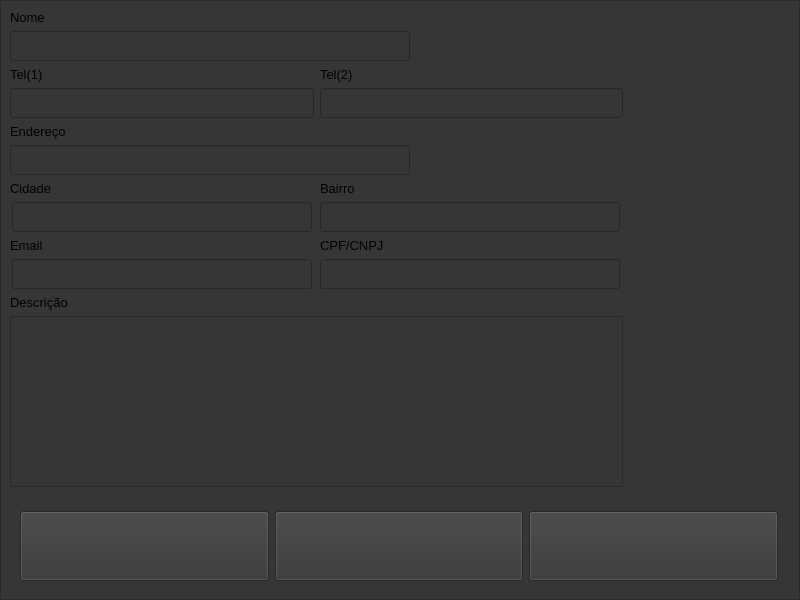
        <widget class="QWidget" name="add_client">
         <property name="minimumSize">
          <size>
           <width>0</width>
           <height>0</height>
          </size>
         </property>
         <layout class="QHBoxLayout" name="horizontalLayout_33">
          <property name="spacing">
           <number>0</number>
          </property>
          <property name="leftMargin">
           <number>0</number>
          </property>
          <property name="topMargin">
           <number>0</number>
          </property>
          <property name="rightMargin">
           <number>0</number>
          </property>
          <property name="bottomMargin">
           <number>0</number>
          </property>
          <item>
           <widget class="QFrame" name="frame_8">
            <property name="sizePolicy">
             <sizepolicy hsizetype="Maximum" vsizetype="Maximum">
              <horstretch>0</horstretch>
              <verstretch>0</verstretch>
             </sizepolicy>
            </property>
            <property name="minimumSize">
             <size>
              <width>800</width>
              <height>600</height>
             </size>
            </property>
            <property name="styleSheet">
             <string notr="true">background-color: rgb(54, 54, 54);</string>
            </property>
            <property name="frameShape">
             <enum>QFrame::StyledPanel</enum>
            </property>
            <property name="frameShadow">
             <enum>QFrame::Raised</enum>
            </property>
            <widget class="QWidget" name="layoutWidget_4">
             <property name="geometry">
              <rect>
               <x>10</x>
               <y>10</y>
               <width>613</width>
               <height>477</height>
              </rect>
             </property>
             <layout class="QVBoxLayout" name="verticalLayout_16">
              <item>
               <layout class="QVBoxLayout" name="verticalLayout_17">
                <item>
                 <widget class="QLabel" name="label_54">
                  <property name="sizePolicy">
                   <sizepolicy hsizetype="Preferred" vsizetype="Maximum">
                    <horstretch>0</horstretch>
                    <verstretch>0</verstretch>
                   </sizepolicy>
                  </property>
                  <property name="font">
                   <font>
                    <pointsize>10</pointsize>
                   </font>
                  </property>
                  <property name="text">
                   <string>Nome</string>
                  </property>
                 </widget>
                </item>
                <item>
                 <widget class="QLineEdit" name="nome">
                  <property name="sizePolicy">
                   <sizepolicy hsizetype="Fixed" vsizetype="Fixed">
                    <horstretch>0</horstretch>
                    <verstretch>0</verstretch>
                   </sizepolicy>
                  </property>
                  <property name="minimumSize">
                   <size>
                    <width>400</width>
                    <height>30</height>
                   </size>
                  </property>
                  <property name="font">
                   <font>
                    <pointsize>10</pointsize>
                   </font>
                  </property>
                 </widget>
                </item>
               </layout>
              </item>
              <item>
               <layout class="QVBoxLayout" name="verticalLayout_19">
                <item>
                 <layout class="QHBoxLayout" name="horizontalLayout_34">
                  <item>
                   <widget class="QLabel" name="label_57">
                    <property name="font">
                     <font>
                      <pointsize>10</pointsize>
                     </font>
                    </property>
                    <property name="text">
                     <string>Tel(1)</string>
                    </property>
                   </widget>
                  </item>
                  <item>
                   <widget class="QLabel" name="label_56">
                    <property name="sizePolicy">
                     <sizepolicy hsizetype="Preferred" vsizetype="Preferred">
                      <horstretch>0</horstretch>
                      <verstretch>0</verstretch>
                     </sizepolicy>
                    </property>
                    <property name="font">
                     <font>
                      <pointsize>10</pointsize>
                     </font>
                    </property>
                    <property name="text">
                     <string>Tel(2)</string>
                    </property>
                   </widget>
                  </item>
                 </layout>
                </item>
                <item>
                 <layout class="QHBoxLayout" name="horizontalLayout_36">
                  <item>
                   <widget class="QLineEdit" name="tel1">
                    <property name="sizePolicy">
                     <sizepolicy hsizetype="Preferred" vsizetype="Fixed">
                      <horstretch>0</horstretch>
                      <verstretch>0</verstretch>
                     </sizepolicy>
                    </property>
                    <property name="minimumSize">
                     <size>
                      <width>200</width>
                      <height>30</height>
                     </size>
                    </property>
                    <property name="font">
                     <font>
                      <pointsize>10</pointsize>
                     </font>
                    </property>
                   </widget>
                  </item>
                  <item>
                   <widget class="QLineEdit" name="tel2">
                    <property name="sizePolicy">
                     <sizepolicy hsizetype="Preferred" vsizetype="Fixed">
                      <horstretch>0</horstretch>
                      <verstretch>0</verstretch>
                     </sizepolicy>
                    </property>
                    <property name="minimumSize">
                     <size>
                      <width>200</width>
                      <height>30</height>
                     </size>
                    </property>
                    <property name="font">
                     <font>
                      <pointsize>10</pointsize>
                     </font>
                    </property>
                   </widget>
                  </item>
                 </layout>
                </item>
               </layout>
              </item>
              <item>
               <layout class="QVBoxLayout" name="verticalLayout_18">
                <item>
                 <widget class="QLabel" name="label_55">
                  <property name="sizePolicy">
                   <sizepolicy hsizetype="Preferred" vsizetype="Maximum">
                    <horstretch>0</horstretch>
                    <verstretch>0</verstretch>
                   </sizepolicy>
                  </property>
                  <property name="font">
                   <font>
                    <pointsize>10</pointsize>
                   </font>
                  </property>
                  <property name="text">
                   <string>Endereço</string>
                  </property>
                 </widget>
                </item>
                <item>
                 <widget class="QLineEdit" name="end">
                  <property name="sizePolicy">
                   <sizepolicy hsizetype="Fixed" vsizetype="Fixed">
                    <horstretch>0</horstretch>
                    <verstretch>0</verstretch>
                   </sizepolicy>
                  </property>
                  <property name="minimumSize">
                   <size>
                    <width>400</width>
                    <height>30</height>
                   </size>
                  </property>
                  <property name="font">
                   <font>
                    <pointsize>10</pointsize>
                   </font>
                  </property>
                 </widget>
                </item>
               </layout>
              </item>
              <item>
               <layout class="QVBoxLayout" name="verticalLayout_55">
                <item>
                 <layout class="QHBoxLayout" name="horizontalLayout_54">
                  <item>
                   <widget class="QLabel" name="label_65">
                    <property name="sizePolicy">
                     <sizepolicy hsizetype="Preferred" vsizetype="Preferred">
                      <horstretch>0</horstretch>
                      <verstretch>0</verstretch>
                     </sizepolicy>
                    </property>
                    <property name="font">
                     <font>
                      <pointsize>10</pointsize>
                     </font>
                    </property>
                    <property name="text">
                     <string>Cidade</string>
                    </property>
                   </widget>
                  </item>
                  <item>
                   <widget class="QLabel" name="label_63">
                    <property name="sizePolicy">
                     <sizepolicy hsizetype="Preferred" vsizetype="Preferred">
                      <horstretch>0</horstretch>
                      <verstretch>0</verstretch>
                     </sizepolicy>
                    </property>
                    <property name="font">
                     <font>
                      <pointsize>10</pointsize>
                     </font>
                    </property>
                    <property name="text">
                     <string>Bairro</string>
                    </property>
                   </widget>
                  </item>
                 </layout>
                </item>
                <item>
                 <layout class="QHBoxLayout" name="horizontalLayout_55">
                  <item>
                   <widget class="QLineEdit" name="cdd">
                    <property name="sizePolicy">
                     <sizepolicy hsizetype="Maximum" vsizetype="Fixed">
                      <horstretch>0</horstretch>
                      <verstretch>0</verstretch>
                     </sizepolicy>
                    </property>
                    <property name="minimumSize">
                     <size>
                      <width>300</width>
                      <height>30</height>
                     </size>
                    </property>
                    <property name="font">
                     <font>
                      <pointsize>10</pointsize>
                     </font>
                    </property>
                   </widget>
                  </item>
                  <item>
                   <widget class="QLineEdit" name="brr">
                    <property name="sizePolicy">
                     <sizepolicy hsizetype="Maximum" vsizetype="Fixed">
                      <horstretch>0</horstretch>
                      <verstretch>0</verstretch>
                     </sizepolicy>
                    </property>
                    <property name="minimumSize">
                     <size>
                      <width>300</width>
                      <height>30</height>
                     </size>
                    </property>
                    <property name="font">
                     <font>
                      <pointsize>10</pointsize>
                     </font>
                    </property>
                   </widget>
                  </item>
                 </layout>
                </item>
               </layout>
              </item>
              <item>
               <layout class="QVBoxLayout" name="verticalLayout_20">
                <item>
                 <layout class="QHBoxLayout" name="horizontalLayout_52">
                  <item>
                   <widget class="QLabel" name="label_58">
                    <property name="font">
                     <font>
                      <pointsize>10</pointsize>
                     </font>
                    </property>
                    <property name="text">
                     <string>Email</string>
                    </property>
                   </widget>
                  </item>
                  <item>
                   <widget class="QLabel" name="label_62">
                    <property name="font">
                     <font>
                      <pointsize>10</pointsize>
                     </font>
                    </property>
                    <property name="text">
                     <string>CPF/CNPJ</string>
                    </property>
                   </widget>
                  </item>
                 </layout>
                </item>
                <item>
                 <layout class="QHBoxLayout" name="horizontalLayout_53">
                  <item>
                   <widget class="QLineEdit" name="email">
                    <property name="sizePolicy">
                     <sizepolicy hsizetype="Maximum" vsizetype="Fixed">
                      <horstretch>0</horstretch>
                      <verstretch>0</verstretch>
                     </sizepolicy>
                    </property>
                    <property name="minimumSize">
                     <size>
                      <width>300</width>
                      <height>30</height>
                     </size>
                    </property>
                    <property name="font">
                     <font>
                      <pointsize>10</pointsize>
                     </font>
                    </property>
                   </widget>
                  </item>
                  <item>
                   <widget class="QLineEdit" name="cpf">
                    <property name="sizePolicy">
                     <sizepolicy hsizetype="Maximum" vsizetype="Fixed">
                      <horstretch>0</horstretch>
                      <verstretch>0</verstretch>
                     </sizepolicy>
                    </property>
                    <property name="minimumSize">
                     <size>
                      <width>300</width>
                      <height>30</height>
                     </size>
                    </property>
                    <property name="font">
                     <font>
                      <pointsize>10</pointsize>
                     </font>
                    </property>
                   </widget>
                  </item>
                 </layout>
                </item>
               </layout>
              </item>
              <item>
               <widget class="QLabel" name="label_10">
                <property name="font">
                 <font>
                  <pointsize>10</pointsize>
                 </font>
                </property>
                <property name="text">
                 <string>Descrição</string>
                </property>
               </widget>
              </item>
              <item>
               <widget class="QTextEdit" name="desc">
                <property name="minimumSize">
                 <size>
                  <width>0</width>
                  <height>100</height>
                 </size>
                </property>
                <property name="font">
                 <font>
                  <pointsize>12</pointsize>
                 </font>
                </property>
               </widget>
              </item>
             </layout>
            </widget>
            <widget class="QWidget" name="layoutWidget_6">
             <property name="geometry">
              <rect>
               <x>20</x>
               <y>510</y>
               <width>758</width>
               <height>72</height>
              </rect>
             </property>
             <layout class="QHBoxLayout" name="horizontalLayout_57">
              <item>
               <widget class="QPushButton" name="cancel_client">
                <property name="sizePolicy">
                 <sizepolicy hsizetype="Minimum" vsizetype="Fixed">
                  <horstretch>0</horstretch>
                  <verstretch>0</verstretch>
                 </sizepolicy>
                </property>
                <property name="minimumSize">
                 <size>
                  <width>150</width>
                  <height>70</height>
                 </size>
                </property>
                <property name="font">
                 <font>
                  <pointsize>10</pointsize>
                 </font>
                </property>
                <property name="text">
                 <string/>
                </property>
                <property name="icon">
                 <iconset>
                  <normaloff>:/Icons/apagar.png</normaloff>:/Icons/apagar.png</iconset>
                </property>
                <property name="iconSize">
                 <size>
                  <width>32</width>
                  <height>32</height>
                 </size>
                </property>
               </widget>
              </item>
              <item>
               <widget class="QPushButton" name="save_client">
                <property name="sizePolicy">
                 <sizepolicy hsizetype="Minimum" vsizetype="Fixed">
                  <horstretch>0</horstretch>
                  <verstretch>0</verstretch>
                 </sizepolicy>
                </property>
                <property name="minimumSize">
                 <size>
                  <width>150</width>
                  <height>70</height>
                 </size>
                </property>
                <property name="font">
                 <font>
                  <pointsize>10</pointsize>
                 </font>
                </property>
                <property name="text">
                 <string/>
                </property>
                <property name="icon">
                 <iconset>
                  <normaloff>:/Icons/add_cliente.png</normaloff>:/Icons/add_cliente.png</iconset>
                </property>
                <property name="iconSize">
                 <size>
                  <width>32</width>
                  <height>32</height>
                 </size>
                </property>
               </widget>
              </item>
              <item>
               <widget class="QPushButton" name="back_client">
                <property name="sizePolicy">
                 <sizepolicy hsizetype="Minimum" vsizetype="Fixed">
                  <horstretch>0</horstretch>
                  <verstretch>0</verstretch>
                 </sizepolicy>
                </property>
                <property name="minimumSize">
                 <size>
                  <width>150</width>
                  <height>70</height>
                 </size>
                </property>
                <property name="font">
                 <font>
                  <pointsize>10</pointsize>
                 </font>
                </property>
                <property name="text">
                 <string/>
                </property>
                <property name="icon">
                 <iconset>
                  <normaloff>:/Icons/back.png</normaloff>:/Icons/back.png</iconset>
                </property>
                <property name="iconSize">
                 <size>
                  <width>32</width>
                  <height>32</height>
                 </size>
                </property>
               </widget>
              </item>
             </layout>
            </widget>
           </widget>
          </item>
         </layout>
        </widget>
